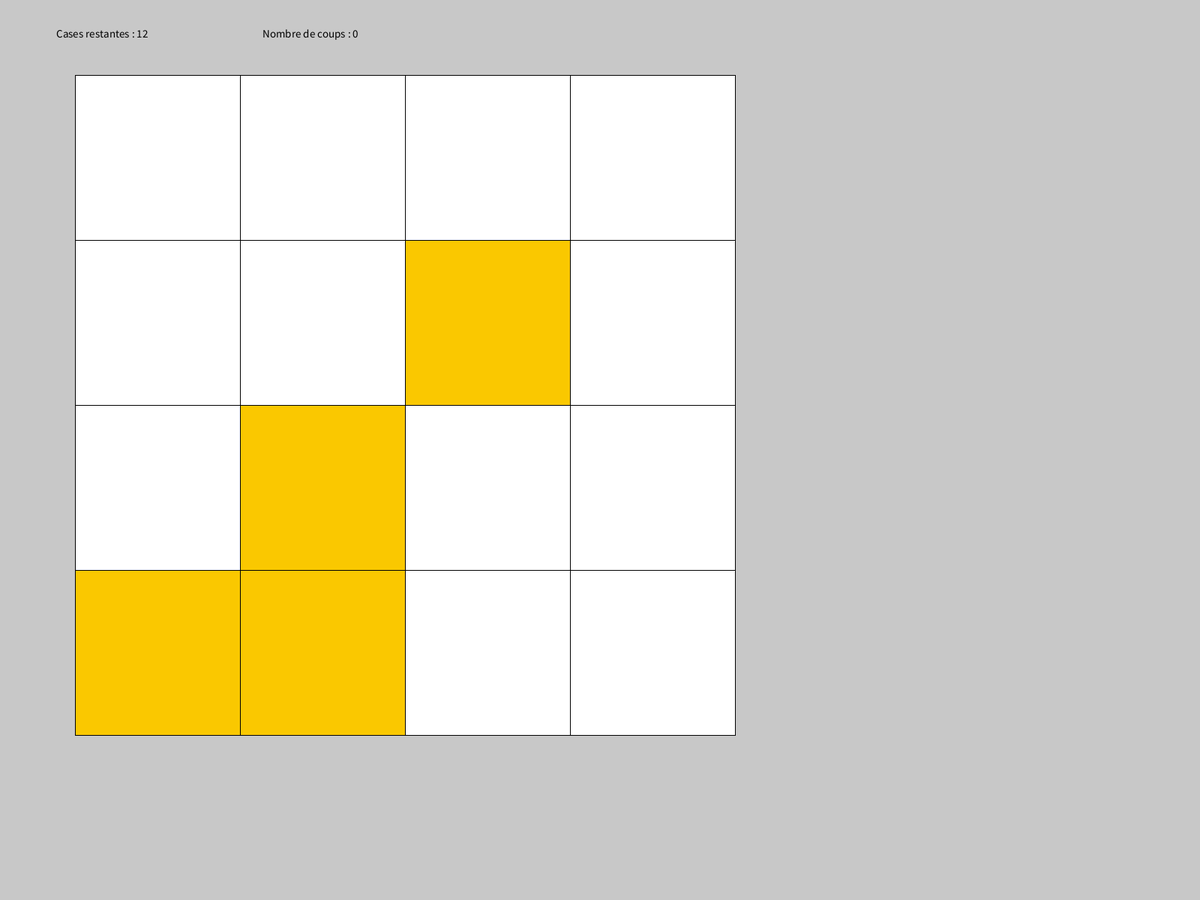
Frame 1 (no input)
Frame 60 (the mouse pressed at the canvas centre just before this capture): identical to frame 1, image omitted
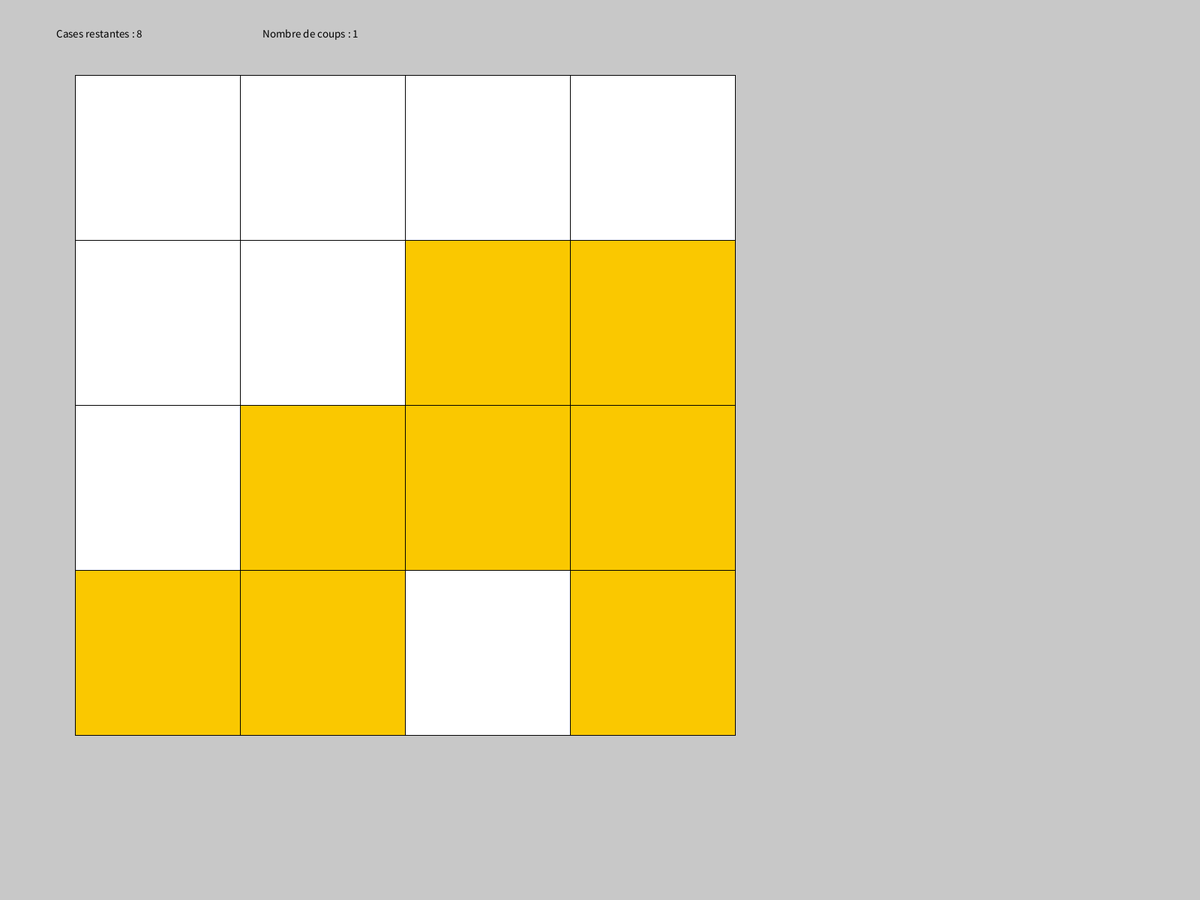
Frame 120 (the mouse held since frame 60 and released just before this capture)

The Processing sketch that drew these frames (run headless with seeded random() and noise(); from frame 60 on, the mouse is pressed at the canvas centre):

// Processing sketch: exo_jeu_tableau
// ── exo_jeu_tableau.pde
//Déclaration variables globales
int fenetreX = 1920;
int fenetreY = 1080;
int tableauYA= 100;
int tableauYB = fenetreY-100;
int tableauXA = 100;
int tableauXB = fenetreY-100;
int nbCases = 4;
int tailleCase = (fenetreY-200)/nbCases;
boolean[][]estAllume = new boolean[nbCases][nbCases];
int ligne, colonne, casesRestantes, nbCoups;


//Déclaration constantes globales
final color JAUNE = color(250, 200, 0);
final color BLANC = color(255);

void setup() {
  fullScreen();
  for (int i=0; i<nbCases; i++) {
    estAllume[(int)random(0, nbCases)][(int)random(0, nbCases)] = true;
  }
}

void draw() {
  background(200);
  afficherScore();
  tableau();
  gagner();
  println(tailleCase);
}

void tableau() {
  for (int ligne = 0; ligne < nbCases; ligne ++) {
    float y = map(ligne, 0, nbCases, tableauXA, tableauXB);
    for (int colonne = 0; colonne < nbCases; colonne ++) {
      float x = map(colonne, 0, nbCases, tableauYA, tableauYB);   
      fill(estAllume[ligne][colonne] ? JAUNE : BLANC);
      rect(x, y, tailleCase, tailleCase);
    }
  }
}
void mousePressed() {
  nbCoups++;
  ligne = floor(map(mouseY, tableauXA, tableauXB, 0, nbCases));
  colonne = floor(map(mouseX, tableauYA, tableauYB, 0, nbCases));

  //Si dans une case, on change
  if (0<=ligne
    && ligne < nbCases
    && 0 <= colonne
    && colonne < nbCases) {
    traiterClic();
  }
}

void traiterClic() { //On change la couleur des cases cliquées
  estAllume[ligne][colonne] ^= true; //^ est le "ou" exclusif.
  if (colonne-1>=0) {
    estAllume[ligne][colonne-1] ^=true;
  }
  if (colonne+1<nbCases) {
    estAllume[ligne][colonne+1] ^= true;
  }
  if (ligne-1>=0) {
    estAllume[ligne-1][colonne] ^=true;
  }
  if (ligne+1<nbCases) {
    estAllume[ligne+1][colonne] ^=true;
  }
}

void afficherScore() {
  casesRestantes = 0;
  for (int i=0; i<nbCases; i++) {
    for (int j=0; j<nbCases; j++) {
      if (estAllume[i][j] == false) {
        casesRestantes ++;
      }
    }
  }
  fill(0);
  textSize(15);
  text("Cases restantes : "+casesRestantes, 75, 50);
  text("Nombre de coups : "+nbCoups, 350, 50);
}

void gagner() {
  if (casesRestantes == 0) {
    fill(0);
    textAlign(CENTER);
    textSize(20);
    text("C'est gagné !", width/2, 350);
    noLoop();
  }
}
